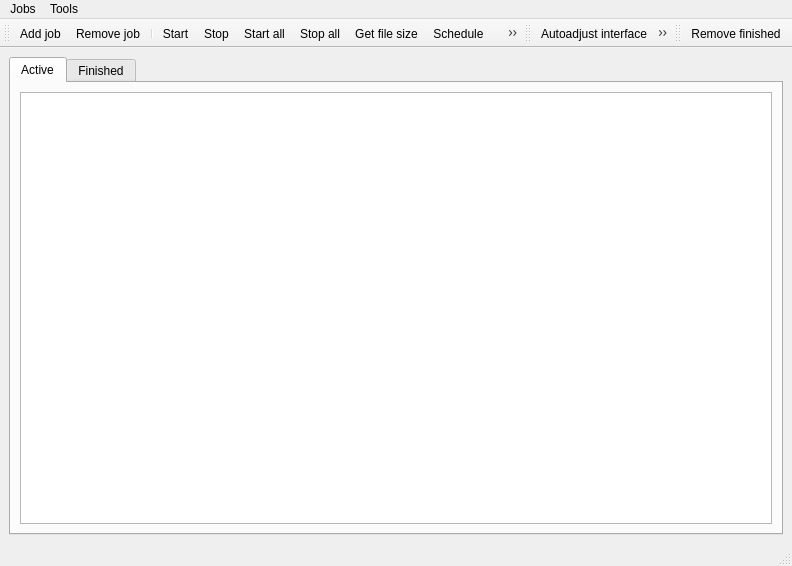
<ui version="4.0" >
 <class>MainWindow</class>
 <widget class="QMainWindow" name="MainWindow" >
  <property name="geometry" >
   <rect>
    <x>0</x>
    <y>0</y>
    <width>792</width>
    <height>566</height>
   </rect>
  </property>
  <property name="windowTitle" >
   <string>HTTP/FTP 0.3</string>
  </property>
  <property name="windowIcon" >
   <iconset resource="resources.qrc" >:/resources/images/pluginicon.png</iconset>
  </property>
  <widget class="QWidget" name="centralwidget" >
   <layout class="QVBoxLayout" >
    <item>
     <widget class="QTabWidget" name="Tabs_" >
      <property name="currentIndex" >
       <number>0</number>
      </property>
      <widget class="QWidget" name="tab" >
       <attribute name="title" >
        <string>Active</string>
       </attribute>
       <layout class="QHBoxLayout" >
        <item>
         <widget class="ContextableView" name="TasksList_" >
          <property name="rootIsDecorated" >
           <bool>false</bool>
          </property>
          <property name="uniformRowHeights" >
           <bool>true</bool>
          </property>
          <property name="itemsExpandable" >
           <bool>false</bool>
          </property>
         </widget>
        </item>
       </layout>
      </widget>
      <widget class="QWidget" name="FinishedTab_" >
       <attribute name="title" >
        <string>Finished</string>
       </attribute>
       <layout class="QHBoxLayout" >
        <item>
         <widget class="ContextableList" name="FinishedList_" >
          <property name="selectionMode" >
           <enum>QAbstractItemView::ExtendedSelection</enum>
          </property>
          <property name="rootIsDecorated" >
           <bool>false</bool>
          </property>
          <property name="uniformRowHeights" >
           <bool>true</bool>
          </property>
          <property name="itemsExpandable" >
           <bool>false</bool>
          </property>
          <column>
           <property name="text" >
            <string>Local name</string>
           </property>
          </column>
          <column>
           <property name="text" >
            <string>URL</string>
           </property>
          </column>
          <column>
           <property name="text" >
            <string>Size</string>
           </property>
          </column>
          <column>
           <property name="text" >
            <string>Average speed</string>
           </property>
          </column>
          <column>
           <property name="text" >
            <string>TTC</string>
           </property>
          </column>
         </widget>
        </item>
       </layout>
      </widget>
     </widget>
    </item>
   </layout>
  </widget>
  <widget class="QMenuBar" name="menubar" >
   <property name="geometry" >
    <rect>
     <x>0</x>
     <y>0</y>
     <width>792</width>
     <height>26</height>
    </rect>
   </property>
   <widget class="QMenu" name="MenuJobs_" >
    <property name="title" >
     <string>Jobs</string>
    </property>
    <widget class="QMenu" name="menuActive" >
     <property name="title" >
      <string>Active</string>
     </property>
     <addaction name="ActionStart_" />
     <addaction name="ActionStop_" />
     <addaction name="ActionStartAll_" />
     <addaction name="ActionStopAll_" />
     <addaction name="ActionGetFileSize_" />
     <addaction name="ActionSchedule_" />
     <addaction name="ActionJobProperties_" />
    </widget>
    <widget class="QMenu" name="menuFinished" >
     <property name="title" >
      <string>Finished</string>
     </property>
     <addaction name="ActionRemoveFinished_" />
    </widget>
    <addaction name="ActionAddJob_" />
    <addaction name="ActionRemoveJob_" />
    <addaction name="separator" />
    <addaction name="menuActive" />
    <addaction name="menuFinished" />
   </widget>
   <widget class="QMenu" name="MenuTools_" >
    <property name="title" >
     <string>Tools</string>
    </property>
    <addaction name="ActionAutoadjust_" />
    <addaction name="ActionActiveColumns_" />
    <addaction name="ActionFinishedColumns_" />
    <addaction name="separator" />
    <addaction name="ActionPreferences_" />
   </widget>
   <addaction name="MenuJobs_" />
   <addaction name="MenuTools_" />
  </widget>
  <widget class="QToolBar" name="Active_" >
   <property name="windowTitle" >
    <string>Active jobs</string>
   </property>
   <attribute name="toolBarArea" >
    <enum>TopToolBarArea</enum>
   </attribute>
   <attribute name="toolBarBreak" >
    <bool>false</bool>
   </attribute>
   <addaction name="ActionAddJob_" />
   <addaction name="ActionRemoveJob_" />
   <addaction name="separator" />
   <addaction name="ActionStart_" />
   <addaction name="ActionStop_" />
   <addaction name="ActionStartAll_" />
   <addaction name="ActionStopAll_" />
   <addaction name="ActionGetFileSize_" />
   <addaction name="ActionSchedule_" />
   <addaction name="ActionJobProperties_" />
  </widget>
  <widget class="QToolBar" name="MainToolbar_" >
   <property name="windowTitle" >
    <string>Main toolbar</string>
   </property>
   <attribute name="toolBarArea" >
    <enum>TopToolBarArea</enum>
   </attribute>
   <attribute name="toolBarBreak" >
    <bool>false</bool>
   </attribute>
   <addaction name="ActionAutoadjust_" />
   <addaction name="ActionActiveColumns_" />
   <addaction name="ActionFinishedColumns_" />
   <addaction name="separator" />
   <addaction name="ActionPreferences_" />
  </widget>
  <widget class="QToolBar" name="Finished_" >
   <property name="windowTitle" >
    <string>Finished jobs</string>
   </property>
   <attribute name="toolBarArea" >
    <enum>TopToolBarArea</enum>
   </attribute>
   <attribute name="toolBarBreak" >
    <bool>false</bool>
   </attribute>
   <addaction name="ActionRemoveFinished_" />
  </widget>
  <widget class="QStatusBar" name="statusBar" >
   <property name="sizeGripEnabled" >
    <bool>true</bool>
   </property>
  </widget>
  <action name="ActionAddJob_" >
   <property name="icon" >
    <iconset resource="resources.qrc" >:/resources/images/addjob.png</iconset>
   </property>
   <property name="text" >
    <string>Add job...</string>
   </property>
  </action>
  <action name="ActionRemoveJob_" >
   <property name="icon" >
    <iconset resource="resources.qrc" >:/resources/images/deletejob.png</iconset>
   </property>
   <property name="text" >
    <string>Remove job</string>
   </property>
  </action>
  <action name="ActionStart_" >
   <property name="icon" >
    <iconset resource="resources.qrc" >:/resources/images/startjob.png</iconset>
   </property>
   <property name="text" >
    <string>Start</string>
   </property>
  </action>
  <action name="ActionStop_" >
   <property name="icon" >
    <iconset resource="resources.qrc" >:/resources/images/stopjob.png</iconset>
   </property>
   <property name="text" >
    <string>Stop</string>
   </property>
  </action>
  <action name="ActionStartAll_" >
   <property name="icon" >
    <iconset resource="resources.qrc" >:/resources/images/startall.png</iconset>
   </property>
   <property name="text" >
    <string>Start all</string>
   </property>
  </action>
  <action name="ActionStopAll_" >
   <property name="icon" >
    <iconset resource="resources.qrc" >:/resources/images/stopall.png</iconset>
   </property>
   <property name="text" >
    <string>Stop all</string>
   </property>
  </action>
  <action name="ActionGetFileSize_" >
   <property name="icon" >
    <iconset resource="resources.qrc" >:/resources/images/getfilesize.png</iconset>
   </property>
   <property name="text" >
    <string>Get file size</string>
   </property>
  </action>
  <action name="ActionSchedule_" >
   <property name="icon" >
    <iconset resource="resources.qrc" >:/resources/images/schedule.png</iconset>
   </property>
   <property name="text" >
    <string>Schedule</string>
   </property>
  </action>
  <action name="ActionJobProperties_" >
   <property name="icon" >
    <iconset resource="resources.qrc" >:/resources/images/properties.png</iconset>
   </property>
   <property name="text" >
    <string>Job properties...</string>
   </property>
  </action>
  <action name="ActionRemoveFinished_" >
   <property name="icon" >
    <iconset resource="resources.qrc" >:/resources/images/deletejob.png</iconset>
   </property>
   <property name="text" >
    <string>Remove finished</string>
   </property>
  </action>
  <action name="ActionAutoadjust_" >
   <property name="icon" >
    <iconset resource="resources.qrc" >:/resources/images/autoadjustiface.png</iconset>
   </property>
   <property name="text" >
    <string>Autoadjust interface</string>
   </property>
  </action>
  <action name="ActionActiveColumns_" >
   <property name="icon" >
    <iconset resource="resources.qrc" >:/resources/images/selectcolumns.png</iconset>
   </property>
   <property name="text" >
    <string>Active jobs list columns...</string>
   </property>
  </action>
  <action name="ActionFinishedColumns_" >
   <property name="icon" >
    <iconset resource="resources.qrc" >:/resources/images/selectcolumns.png</iconset>
   </property>
   <property name="text" >
    <string>Finished jobs list columns...</string>
   </property>
  </action>
  <action name="ActionPreferences_" >
   <property name="icon" >
    <iconset resource="resources.qrc" >:/resources/images/preferences.png</iconset>
   </property>
   <property name="text" >
    <string>Preferences...</string>
   </property>
  </action>
  <action name="ActionCopyFinishedURL_" >
   <property name="text" >
    <string>Copy URL to clipboard</string>
   </property>
  </action>
 </widget>
 <customwidgets>
  <customwidget>
   <class>ContextableView</class>
   <extends>QTreeView</extends>
   <header>contextableview.h</header>
  </customwidget>
  <customwidget>
   <class>ContextableList</class>
   <extends>QTreeWidget</extends>
   <header>contextablelist.h</header>
  </customwidget>
 </customwidgets>
 <resources>
  <include location="resources.qrc" />
 </resources>
 <connections/>
</ui>
